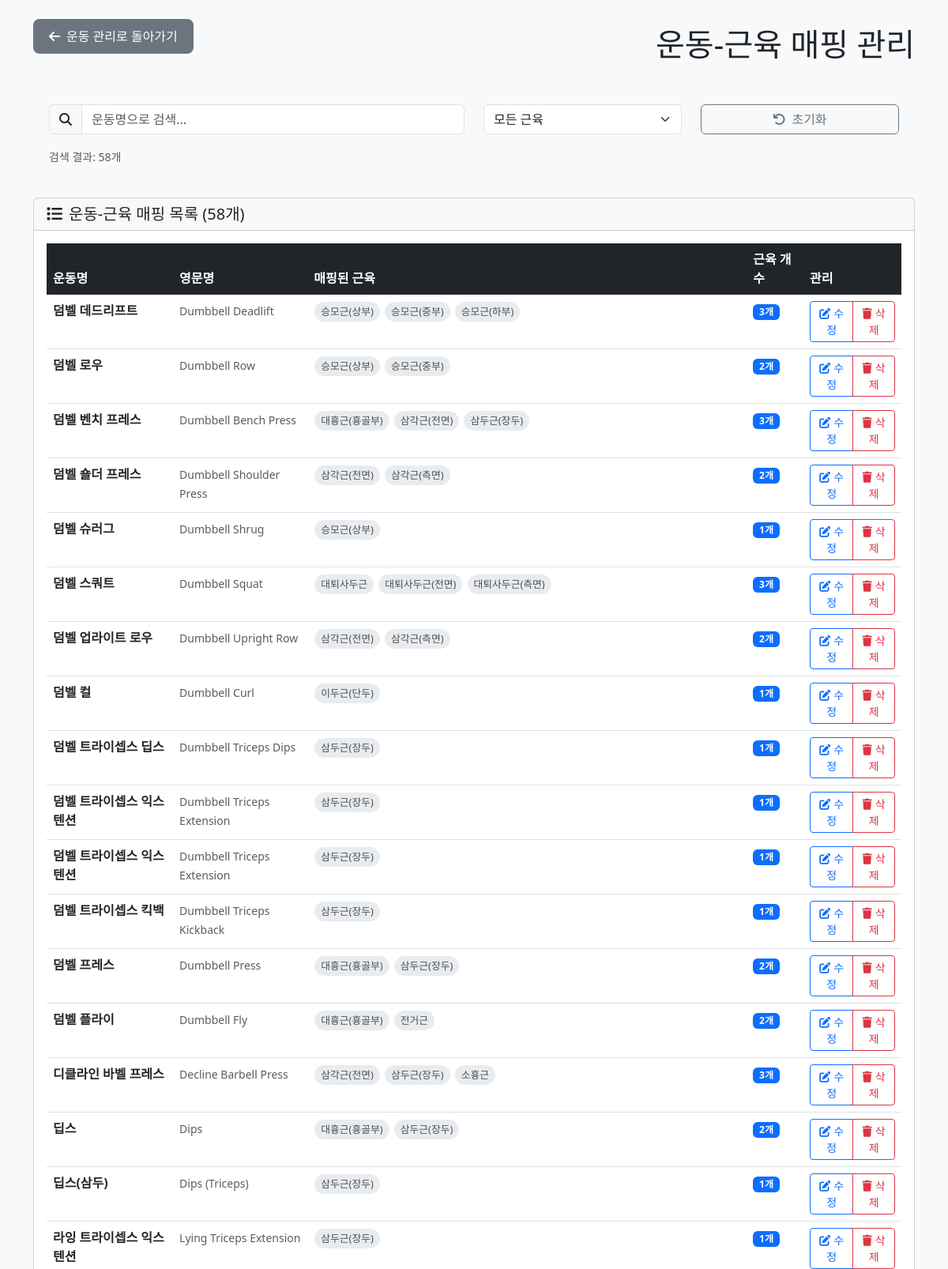
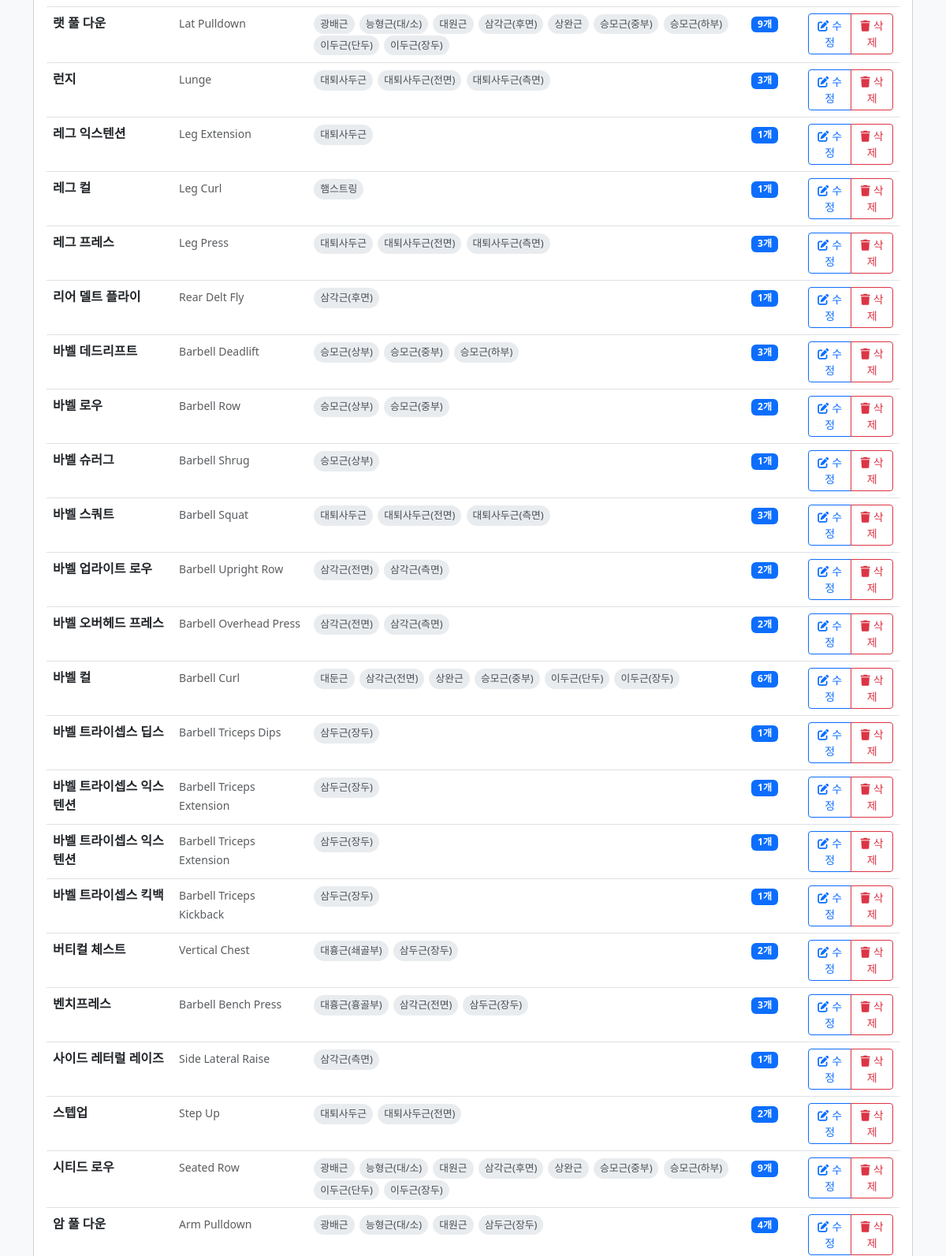
The page /admin/exercise_muscle_mapping.php (signed in, upper part) on the database as committed earlier (2 pictures, top to bottom).
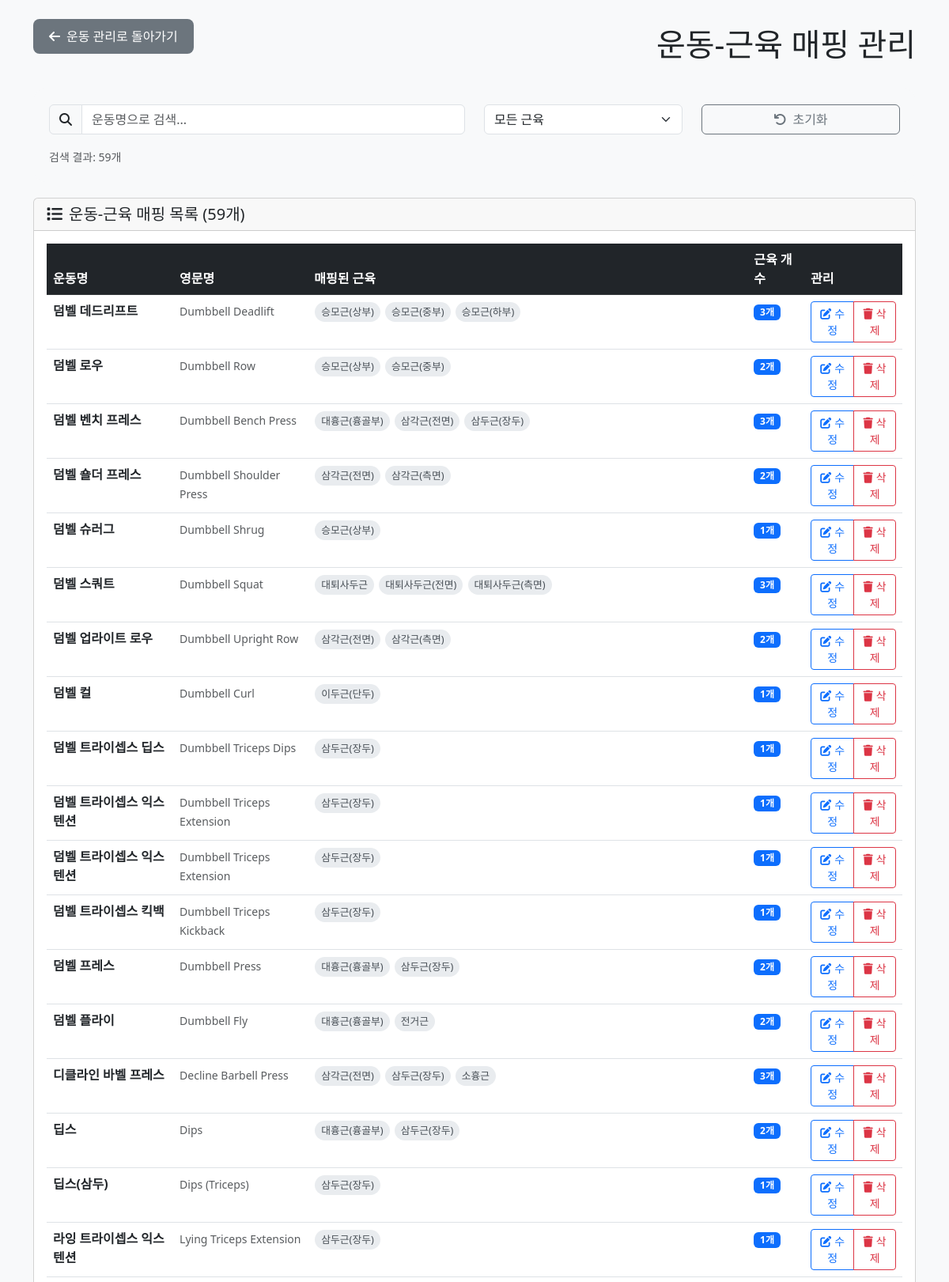
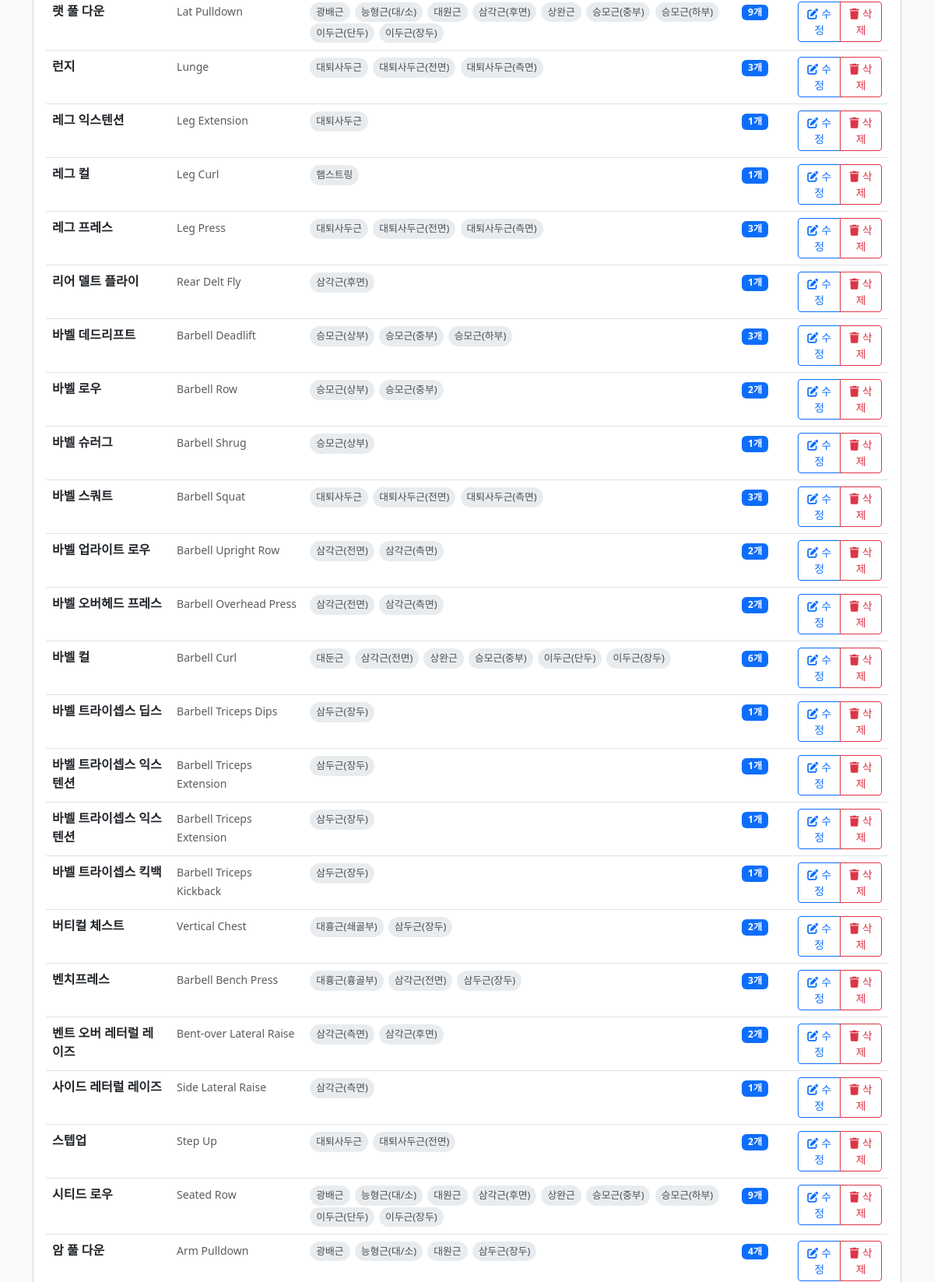
The same page on the database as committed later (2 pictures, top to bottom).
### tables this page shows
CREATE TABLE IF NOT EXISTS `m_exercise` (
  `ex_id` int(11) NOT NULL AUTO_INCREMENT,
  `name_kr` varchar(120) NOT NULL,
  `name_en` varchar(160) DEFAULT NULL,
  `equipment` varchar(60) DEFAULT NULL COMMENT 'Barbell/Dumbbell/Machine/Bodyweight',
  `equipment_kr` varchar(50) DEFAULT NULL COMMENT '장비명 (한글)',
  `angle` varchar(40) DEFAULT NULL COMMENT 'Flat/Incline/Decline 등',
  `angle_kr` varchar(50) DEFAULT NULL COMMENT '각도명 (한글)',
  `movement` varchar(40) DEFAULT NULL COMMENT 'Press/Pull/Extension/Curl 등',
  `movement_kr` varchar(50) DEFAULT NULL COMMENT '동작명 (한글)',
  `note` varchar(255) DEFAULT NULL,
  PRIMARY KEY (`ex_id`)
);

### admin/exercise_muscle_mapping.php (the view, shortened to what this page needs)
<?php
$pdo = getDB();
$exercises = [];
try {
    $stmt = $pdo->query("
        SELECT e.*,
               COUNT(em.muscle_code) as muscle_count,
               GROUP_CONCAT(DISTINCT m.name_kr ORDER BY m.name_kr SEPARATOR ', ') as muscle_names
        FROM m_exercise e
        LEFT JOIN m_exercise_muscle_target em ON e.ex_id = em.ex_id
        LEFT JOIN m_muscle m ON em.muscle_code = m.muscle_code
        GROUP BY e.ex_id
        ORDER BY e.name_kr
    ");
    $exercises = $stmt->fetchAll();
} catch (Exception $e) {
    $error = "운동 목록을 가져오는 중 오류가 발생했습니다: " . $e->getMessage();
}
?>
<!DOCTYPE html>
<html lang="ko">
<head>
    <link href="https://cdn.jsdelivr.net/npm/bootstrap@5.3.0/dist/css/bootstrap.min.css" rel="stylesheet">
    <link rel="stylesheet" href="https://cdnjs.cloudflare.com/ajax/libs/font-awesome/6.4.0/css/all.min.css">
</head>
<body class="bg-light">
    <div class="container mt-4">
        <div class="d-flex justify-content-between align-items-center mb-4">
            <a href="exercise_management.php" class="back-btn">
                <i class="fas fa-arrow-left me-2"></i>운동 관리로 돌아가기
            </a>
            <h1 class="mb-0">
                <i class="fas fa-muscle me-3"></i>운동-근육 매핑 관리
            </h1>
        </div>
        <div class="search-section">
            <div class="row">
                <div class="col-md-6">
                    <div class="input-group">
                        <span class="input-group-text"><i class="fas fa-search"></i></span>
                        <input type="text" class="form-control" id="searchInput" placeholder="운동명으로 검색...">
                    </div>
                </div>
                <div class="col-md-3">
                    <select class="form-select" id="muscleFilter">
                        <option value="">모든 근육</option>
                    </select>
                </div>
                <div class="col-md-3">
                    <button type="button" class="btn btn-outline-secondary w-100" onclick="resetFilters()">
                        <i class="fas fa-undo me-2"></i>초기화
                    </button>
                </div>
            </div>
            <div class="row mt-3">
                <div class="col-12">
                    <small class="text-muted">
                        검색 결과: <span id="resultCount"><?= count($exercises) ?></span>개
                    </small>
                </div>
            </div>
        </div>
        <div class="card">
            <div class="card-header">
                <h5 class="mb-0">
                    <i class="fas fa-list me-2"></i>운동-근육 매핑 목록 (<?= count($exercises) ?>개)
                </h5>
            </div>
            <div class="card-body">
                <div class="table-responsive">
                    <table class="table table-hover" id="exerciseTable">
                        <thead class="table-dark">
                            <tr>
                                <th>운동명</th>
                                <th>영문명</th>
                                <th>매핑된 근육</th>
                                <th>근육 개수</th>
                                <th>관리</th>
                            </tr>
                        </thead>
                        <tbody>
                            <?php foreach ($exercises as $exercise): ?>
                                <tr class="exercise-item"
                                    data-exercise-name="<?= htmlspecialchars($exercise['name_kr']) ?>"
                                    data-muscle-names="<?= htmlspecialchars($exercise['muscle_names'] ?? '') ?>">
                                    <td>
                                        <strong><?= htmlspecialchars($exercise['name_kr']) ?></strong>
                                    </td>
                                    <td>
                                        <small class="text-muted"><?= htmlspecialchars($exercise['name_en'] ?? '') ?></small>
                                    </td>
                                    <td>
                                        <?php if ($exercise['muscle_names']): ?>
                                            <div class="muscle-list">
                                                <?php
                                                $muscleArray = explode(', ', $exercise['muscle_names']);
                                                foreach ($muscleArray as $muscleName):
                                                ?>
                                                    <span class="muscle-badge"><?= htmlspecialchars(trim($muscleName)) ?></span>
                                                <?php endforeach; ?>
                                            </div>
                                        <?php else: ?>
                                            <span class="text-muted">매핑된 근육 없음</span>
                                        <?php endif; ?>
                                    </td>
                                    <td>
                                        <span class="badge bg-primary"><?= $exercise['muscle_count'] ?>개</span>
                                    </td>
                                    <td>
                                        <div class="btn-group" role="group">
                                            <button type="button" class="btn btn-sm btn-outline-primary"
                                                    onclick="editMapping(<?= $exercise['ex_id'] ?>, '<?= htmlspecialchars($exercise['name_kr']) ?>')">
                                                <i class="fas fa-edit me-1"></i>수정
                                            </button>
                                            <?php if ($exercise['muscle_count'] > 0): ?>
                                                <button type="button" class="btn btn-sm btn-outline-danger"
                                                        onclick="deleteMapping(<?= $exercise['ex_id'] ?>, '<?= htmlspecialchars($exercise['name_kr']) ?>')">
                                                    <i class="fas fa-trash me-1"></i>삭제
                                                </button>
                                            <?php endif; ?>
                                        </div>
                                    </td>
                                </tr>
                            <?php endforeach; ?>
                        </tbody>
                    </table>
                </div>
            </div>
        </div>
    </div>
</body>
</html>

### admin/exercise_muscle_mapping.php (style rules this page uses)
.muscle-badge { background: #e9ecef; color: #495057; padding: 3px 8px; border-radius: 15px; margin: 1px; display: inline-block; font-size: 0.8em; }
.back-btn { background: #6c757d; border: none; padding: 10px 20px; border-radius: 8px; color: white; text-decoration: none; display: inline-block; margin-bottom: 20px; }
.search-section { background: #f8f9fa; border-radius: 15px; padding: 20px; margin-bottom: 20px; }

Rows that differ between the two databases and show on the page:
added m_exercise: name_kr "벤트 오버 레터럴 레이즈", name_en "Bent-over Lateral Raise", muscleName "삼각근(측면)", muscleName "삼각근(후면)", muscle_count "2", shown under "운동-근육 매핑 목록 (59개)"
Other text that changed with them:
count($exercises): "58" → "59"
